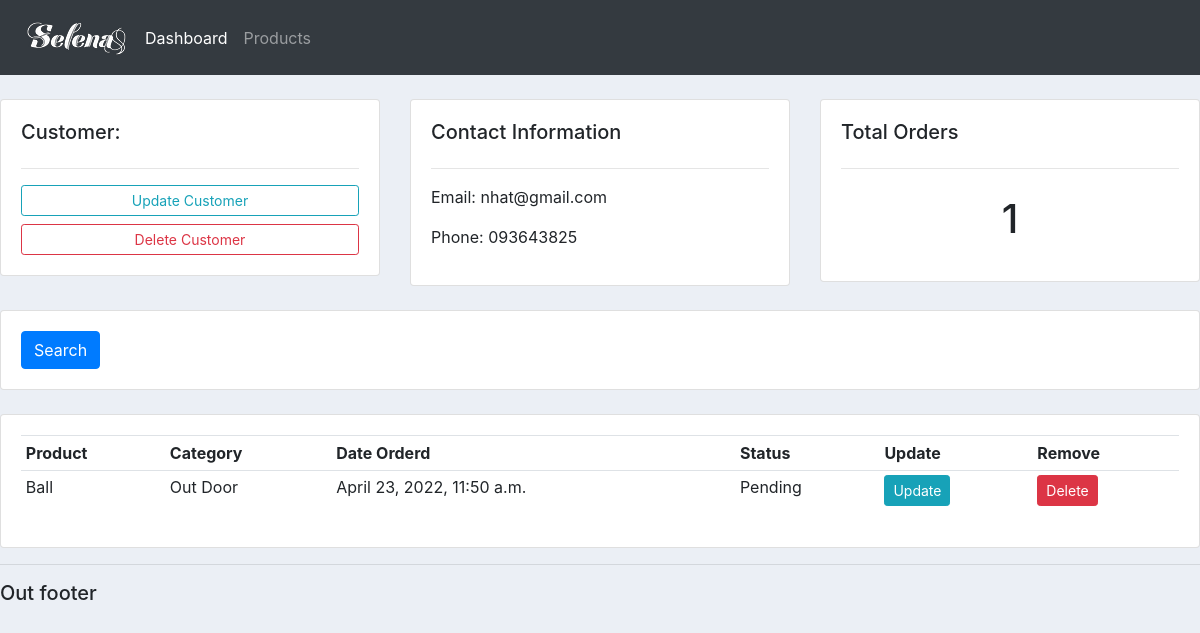
The app's page /customer/2/ with its own data.
### accounts/models.py (models this page shows, shortened)
class Customer(models.Model):
    name = models.CharField(max_length=200, null=True)
    phone = models.CharField(max_length=200, null=True)
    email = models.CharField(max_length=200, null=True)
    date_created = models.DateTimeField(auto_now_add=True)

class Order(models.Model):
    STATUS = (
            ('Pending', 'Pending'),
            ('Out for delivery', 'Out for delivery'),
            ('Delivered', 'Delivered'),
    )
    customer = models.ForeignKey(Customer, null=True, on_delete=models.SET_NULL)
    product = models.ForeignKey(Product, null=True, on_delete=models.SET_NULL)
    date_created = models.DateTimeField(auto_now_add=True)
    status = models.CharField(max_length=200, null=True, choices=STATUS)

class Product(models.Model):
    CATEGORY = (
                ('Indoor', 'Indoor'),
                ('Out Door', 'Out Door'),
    )
    name = models.CharField(max_length=200, null=True)
    price = models.FloatField(null=True)
    category = models.CharField(max_length=200, null=True, choices=CATEGORY)
    description = models.CharField(max_length=200, null=True, blank=True)
    date_created = models.DateTimeField(auto_now_add=True)
    tag = models.ManyToManyField(Tag)
    def __str__(self):
        return self.name

### accounts/views.py (the view)
# urls.py: path('customer/<str:pk_test>/', views.customer, name="customer"),
def customer(request, pk_test):
    customer = Customer.objects.get(id=pk_test)
    orders = customer.order_set.all()
    total_order = orders.count()
    context = {'customer':customer, 'orders':orders, 'total_order':total_order}
    return render(request, 'accounts/customer.html', context)

### accounts/templates/accounts/customer.html
{% extends 'accounts/main.html' %}
{% block content %}
<br>
<div class="row">
	<div class="col-md">
		<div class="card card-body">
			<h5>Customer:</h5>
			<hr>
			<a class="btn btn-outline-info  btn-sm btn-block" href="">Update Customer</a>
			<a class="btn btn-outline-danger  btn-sm btn-block" href="">Delete Customer</a>
		</div>
	</div>
	<div class="col-md">
		<div class="card card-body">
			<h5>Contact Information</h5>
			<hr>
			<p>Email: {{customer.email}}</p>
			<p>Phone: {{customer.phone}}</p>
		</div>
	</div>
	<div class="col-md">
		<div class="card card-body">
			<h5>Total Orders</h5>
			<hr>
			<h1 style="text-align: center;padding: 10px">{{total_order}}</h1>
		</div>
	</div>
</div>
<br>
<div class="row">
	<div class="col">
		<div class="card card-body">
			<form method="get">
		    <button class="btn btn-primary" type="submit">Search</button>
		  </form>
		</div>
	</div>
</div>
<br>
<div class="row">
	<div class="col-md">
		<div class="card card-body">
			<table class="table table-sm">
				<tr>
					<th>Product</th>
					<th>Category</th>
					<th>Date Orderd</th>
					<th>Status</th>
					<th>Update</th>
					<th>Remove</th>
				</tr>
				{% for order in orders %}
					<tr>
						<td>{{order.product}}</td>
						<td>{{order.product.category}}</td>
						<td>{{order.date_created}}</td>
						<td>{{order.status}}</td>
						<td><a class="btn btn-sm btn-info" href="">Update</a></td>
						<td><a class="btn btn-sm btn-danger" href="">Delete</a></td>
					</tr>
				{% endfor %}
			</table>
		</div>
	</div>
</div>
{% endblock %}

### static/css/main.css (style rules this page uses)
body { background-color: #ebeff5; }

### records on screen
Customer: email "nhat@gmail.com", phone "093643825"
Order: product "Ball", product.category "Out Door", date_created "April 23, 2022, 11:50 a.m.", status "Pending"

### other values on screen
{{ total_order }} "1"
